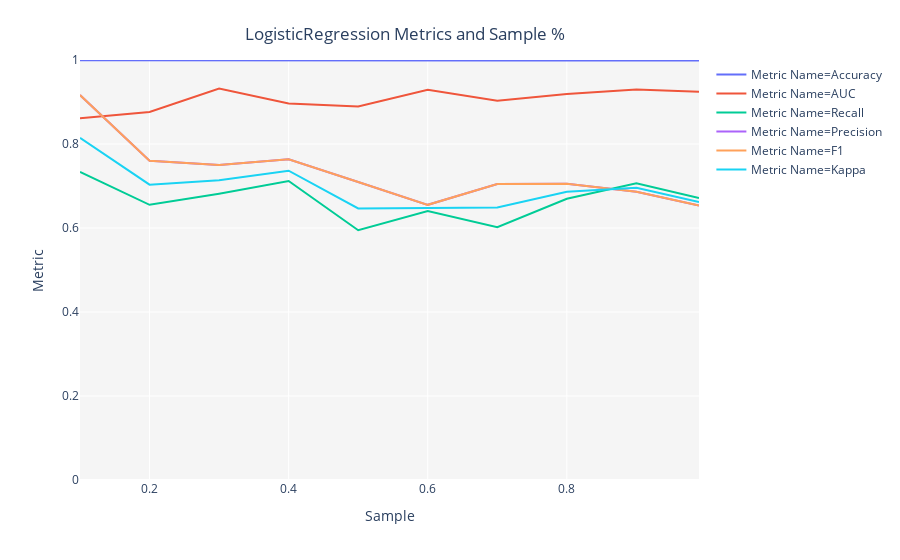

The notebook cell saved with this chart:
### Code cell
from pycaret.classification import *
clf1 = setup(data = df, target = 'Class')

### Figure 1 — Plotly figure (JSON) as saved in the notebook; plotly's stock layout.template omitted (floating-point values rounded to 4 significant figures)
{"data": [{"hoverlabel": {"namelength": 0}, "hovertemplate": "Metric Name=Accuracy<br>Sample=%{x}<br>Metric=%{y}", "legendgroup": "Metric Name=Accuracy", "line": {"color": "#636efa", "dash": "solid", "shape": "linear"}, "mode": "lines", "name": "Metric Name=Accuracy", "showlegend": true, "type": "scatter", "x": [0.1, 0.2, 0.3, 0.4, 0.5, 0.6, 0.7, 0.8, 0.9, 0.99], "xaxis": "x", "y": [0.9994, 0.9991, 0.9991, 0.9991, 0.9989, 0.9988, 0.9989, 0.9989, 0.9989, 0.9988], "yaxis": "y"}, {"hoverlabel": {"namelength": 0}, "hovertemplate": "Metric Name=AUC<br>Sample=%{x}<br>Metric=%{y}", "legendgroup": "Metric Name=AUC", "line": {"color": "#EF553B", "dash": "solid", "shape": "linear"}, "mode": "lines", "name": "Metric Name=AUC", "showlegend": true, "type": "scatter", "x": [0.1, 0.2, 0.3, 0.4, 0.5, 0.6, 0.7, 0.8, 0.9, 0.99], "xaxis": "x", "y": [0.8612, 0.8761, 0.9321, 0.8964, 0.8891, 0.9291, 0.903, 0.9189, 0.9297, 0.9246], "yaxis": "y"}, {"hoverlabel": {"namelength": 0}, "hovertemplate": "Metric Name=Recall<br>Sample=%{x}<br>Metric=%{y}", "legendgroup": "Metric Name=Recall", "line": {"color": "#00cc96", "dash": "solid", "shape": "linear"}, "mode": "lines", "name": "Metric Name=Recall", "showlegend": true, "type": "scatter", "x": [0.1, 0.2, 0.3, 0.4, 0.5, 0.6, 0.7, 0.8, 0.9, 0.99], "xaxis": "x", "y": [0.7333, 0.6552, 0.6818, 0.7119, 0.5946, 0.6404, 0.6019, 0.6695, 0.7068, 0.6712], "yaxis": "y"}, {"hoverlabel": {"namelength": 0}, "hovertemplate": "Metric Name=Precision<br>Sample=%{x}<br>Metric=%{y}", "legendgroup": "Metric Name=Precision", "line": {"color": "#ab63fa", "dash": "solid", "shape": "linear"}, "mode": "lines", "name": "Metric Name=Precision", "showlegend": true, "type": "scatter", "x": [0.1, 0.2, 0.3, 0.4, 0.5, 0.6, 0.7, 0.8, 0.9, 0.99], "xaxis": "x", "y": [0.9167, 0.76, 0.75, 0.7636, 0.7097, 0.6552, 0.7045, 0.7054, 0.6861, 0.6533], "yaxis": "y"}, {"hoverlabel": {"namelength": 0}, "hovertemplate": "Metric Name=F1<br>Sample=%{x}<br>Metric=%{y}", "legendgroup": "Metric Name=F1", "line": {"color": "#FFA15A", "dash": "solid", "shape": "linear"}, "mode": "lines", "name": "Metric Name=F1", "showlegend": true, "type": "scatter", "x": [0.1, 0.2, 0.3, 0.4, 0.5, 0.6, 0.7, 0.8, 0.9, 0.99], "xaxis": "x", "y": [0.9167, 0.76, 0.75, 0.7636, 0.7097, 0.6552, 0.7045, 0.7054, 0.6861, 0.6533], "yaxis": "y"}, {"hoverlabel": {"namelength": 0}, "hovertemplate": "Metric Name=Kappa<br>Sample=%{x}<br>Metric=%{y}", "legendgroup": "Metric Name=Kappa", "line": {"color": "#19d3f3", "dash": "solid", "shape": "linear"}, "mode": "lines", "name": "Metric Name=Kappa", "showlegend": true, "type": "scatter", "x": [0.1, 0.2, 0.3, 0.4, 0.5, 0.6, 0.7, 0.8, 0.9, 0.99], "xaxis": "x", "y": [0.8145, 0.7032, 0.7138, 0.7364, 0.6465, 0.6471, 0.6487, 0.6864, 0.6958, 0.6616], "yaxis": "y"}], "layout": {"legend": {"tracegroupgap": 0}, "margin": {"t": 60}, "plot_bgcolor": "rgb(245,245,245)", "title": {"text": "LogisticRegression Metrics and Sample %", "x": 0.45, "xanchor": "center", "y": 0.95, "yanchor": "top"}, "xaxis": {"anchor": "y", "domain": [0, 1], "title": {"text": "Sample"}}, "yaxis": {"anchor": "x", "domain": [0, 1], "range": [0, 1], "title": {"text": "Metric"}}}}
